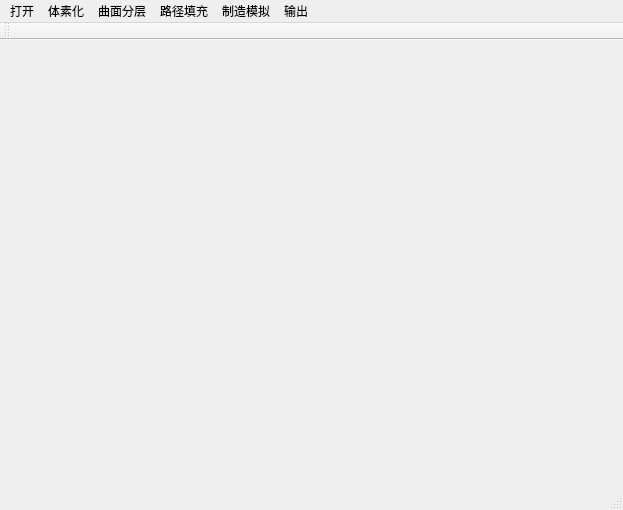
<?xml version="1.0" encoding="UTF-8"?>
<ui version="4.0">
 <class>test2Class</class>
 <widget class="QMainWindow" name="test2Class">
  <property name="geometry">
   <rect>
    <x>0</x>
    <y>0</y>
    <width>623</width>
    <height>510</height>
   </rect>
  </property>
  <property name="windowTitle">
   <string>曲面分层制造工艺规划软件</string>
  </property>
  <widget class="QWidget" name="centralWidget">
   <layout class="QGridLayout" name="gridLayout_2">
    <item row="0" column="0">
     <layout class="QGridLayout" name="gridLayout">
      <item row="0" column="0">
       <widget class="QVTKWidget" name="qvtkWidget"/>
      </item>
     </layout>
    </item>
   </layout>
  </widget>
  <widget class="QMenuBar" name="menuBar">
   <property name="geometry">
    <rect>
     <x>0</x>
     <y>0</y>
     <width>623</width>
     <height>23</height>
    </rect>
   </property>
   <widget class="QMenu" name="menu">
    <property name="title">
     <string>打开</string>
    </property>
    <addaction name="action_STL"/>
   </widget>
   <widget class="QMenu" name="menu_2">
    <property name="title">
     <string>体素化</string>
    </property>
    <addaction name="action_Voxel"/>
    <addaction name="actionDetection"/>
    <addaction name="actionRobot"/>
    <addaction name="action_dat"/>
   </widget>
   <widget class="QMenu" name="menu_3">
    <property name="title">
     <string>曲面分层</string>
    </property>
    <widget class="QMenu" name="menu_7">
     <property name="title">
      <string>基于生长线的曲面分层</string>
     </property>
     <addaction name="action_IsochoricLayer"/>
     <addaction name="action_VariableThicknessLayer"/>
    </widget>
    <addaction name="action_Tool"/>
    <addaction name="menu_7"/>
   </widget>
   <widget class="QMenu" name="menu_4">
    <property name="title">
     <string>路径填充</string>
    </property>
    <addaction name="actionZigzag"/>
    <addaction name="action_Outline"/>
   </widget>
   <widget class="QMenu" name="menu_5">
    <property name="title">
     <string>制造模拟</string>
    </property>
    <addaction name="action_Simulation"/>
   </widget>
   <widget class="QMenu" name="menu_6">
    <property name="title">
     <string>输出</string>
    </property>
    <addaction name="action_Gcode"/>
    <addaction name="action_Robot"/>
   </widget>
   <addaction name="menu"/>
   <addaction name="menu_2"/>
   <addaction name="menu_3"/>
   <addaction name="menu_4"/>
   <addaction name="menu_5"/>
   <addaction name="menu_6"/>
  </widget>
  <widget class="QToolBar" name="mainToolBar">
   <attribute name="toolBarArea">
    <enum>TopToolBarArea</enum>
   </attribute>
   <attribute name="toolBarBreak">
    <bool>false</bool>
   </attribute>
  </widget>
  <widget class="QStatusBar" name="statusBar"/>
  <action name="action_STL">
   <property name="text">
    <string>打开STL文件</string>
   </property>
  </action>
  <action name="action_Voxel">
   <property name="text">
    <string>生成体素模型</string>
   </property>
  </action>
  <action name="action_Tool">
   <property name="text">
    <string>基于曲面偏置的曲面分层</string>
   </property>
  </action>
  <action name="actionZigzag">
   <property name="text">
    <string>Z字形路径</string>
   </property>
  </action>
  <action name="action_Outline">
   <property name="text">
    <string>轮廓路径</string>
   </property>
  </action>
  <action name="action_Simulation">
   <property name="text">
    <string>制造路径动态模拟</string>
   </property>
  </action>
  <action name="action_Gcode">
   <property name="text">
    <string>G代码</string>
   </property>
  </action>
  <action name="action_Robot">
   <property name="text">
    <string>机器人离线编程文件</string>
   </property>
  </action>
  <action name="action_IsochoricLayer">
   <property name="text">
    <string>等层厚分层</string>
   </property>
  </action>
  <action name="action_VariableThicknessLayer">
   <property name="text">
    <string>变层厚分层</string>
   </property>
  </action>
  <action name="actionDetection">
   <property name="checkable">
    <bool>false</bool>
   </property>
   <property name="text">
    <string>干涉检测</string>
   </property>
  </action>
  <action name="actionRobot">
   <property name="text">
    <string>生成机器人.src文件</string>
   </property>
  </action>
  <action name="action_dat">
   <property name="text">
    <string>生成机器人.dat文件</string>
   </property>
  </action>
 </widget>
 <layoutdefault spacing="6" margin="11"/>
 <customwidgets>
  <customwidget>
   <class>QVTKWidget</class>
   <extends>QWidget</extends>
   <header>QVTKWidget.h</header>
  </customwidget>
 </customwidgets>
 <resources>
  <include location="test2.qrc"/>
 </resources>
 <connections/>
</ui>
